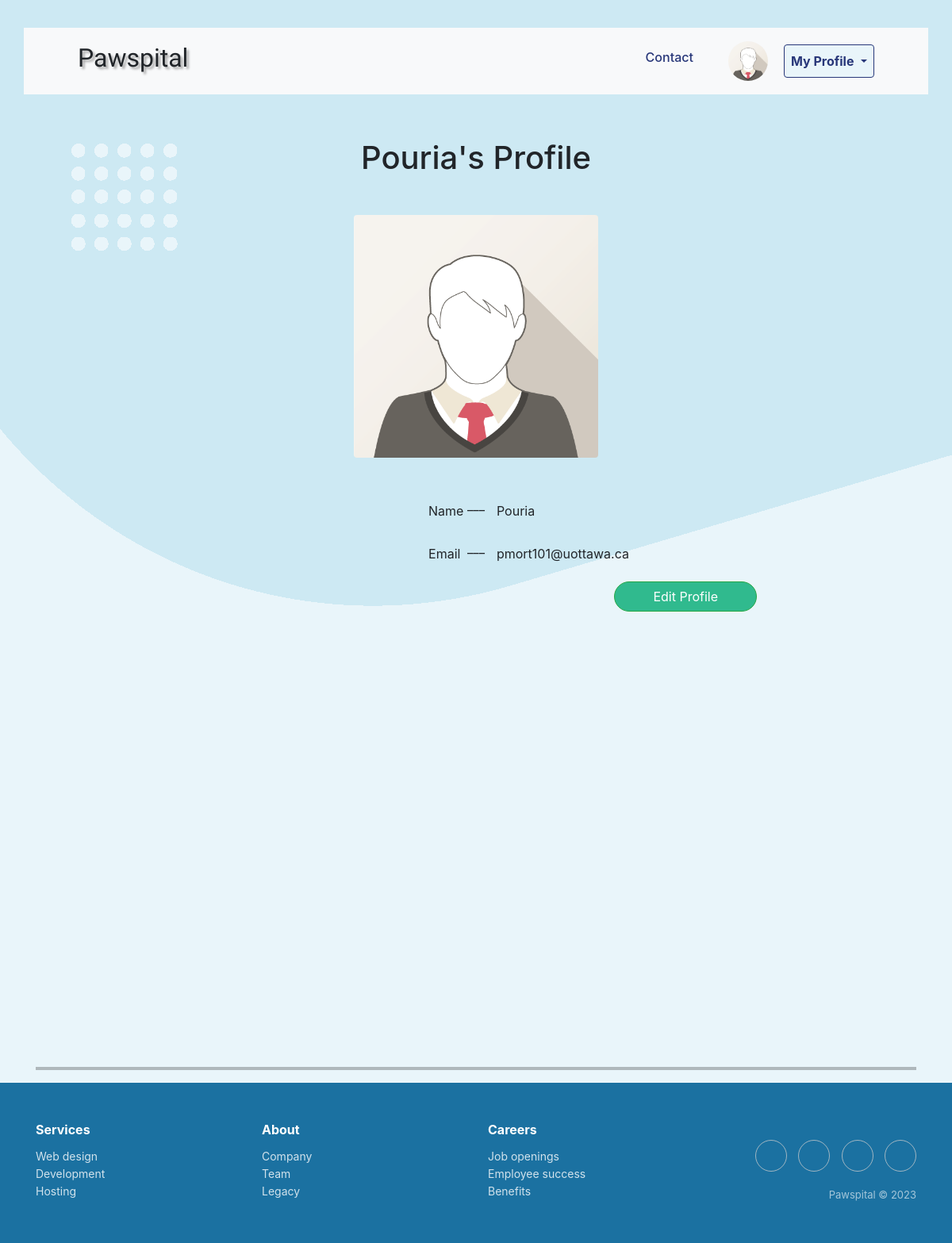
The app's page /user_profile/doctor_my_profile (signed in), older data.
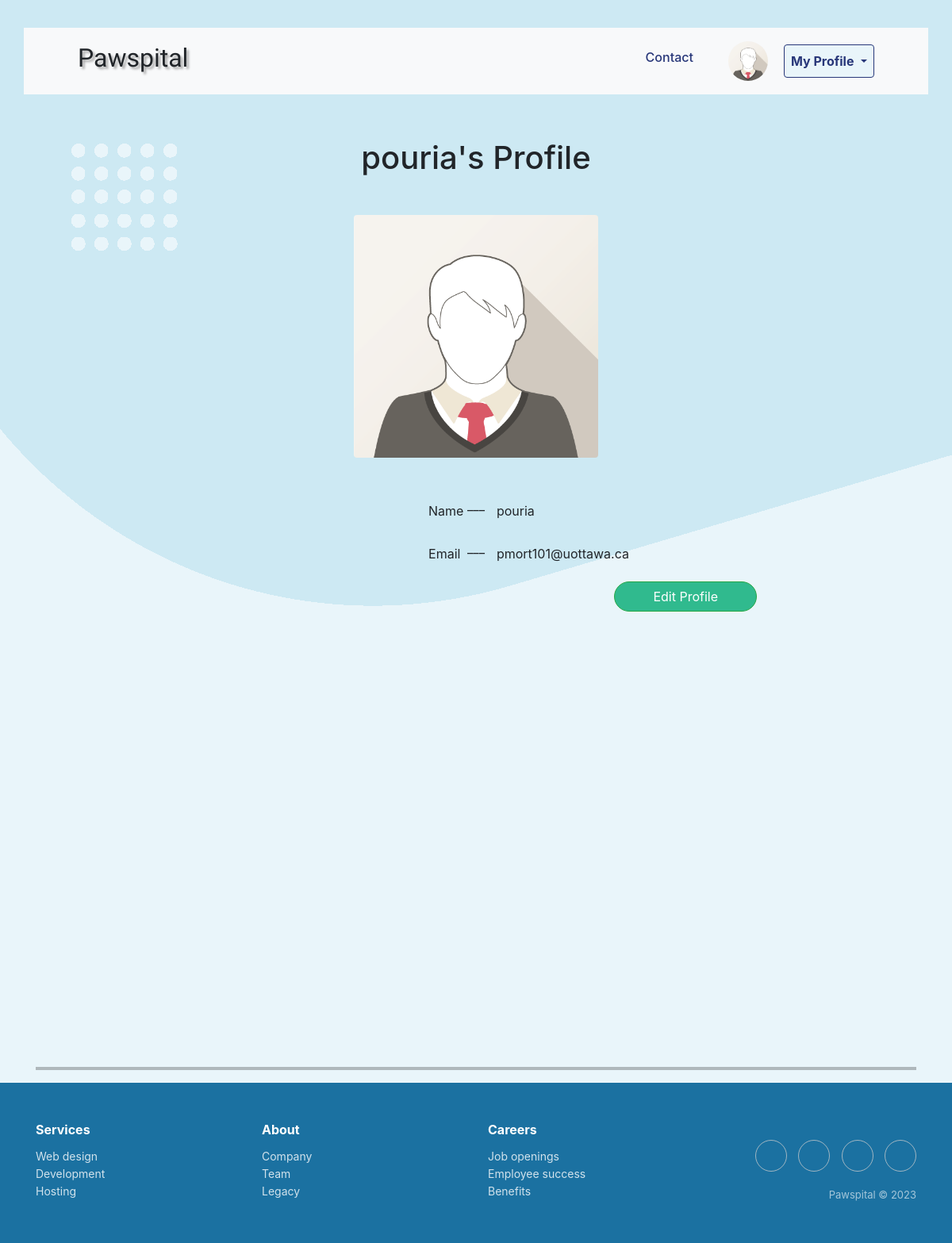
The same page, newer data.
### app/models/auth.py (models this page shows, shortened)
class DoctorUser(UserMixin, db.Model):
    id = db.Column(db.Integer, primary_key=True)
    email = db.Column(db.String(100), unique=True)
    name = db.Column(db.String(100))
    password = db.Column(db.String(100))

### app/user_profile/routes.py (the view, shortened to what this page needs)
@bp.route('/doctor_my_profile', methods=['GET', 'POST', 'PUT'])
@login_required
def doctor_user_profile():
    doctor_User = DoctorUser.query.filter_by(id=current_user.id).first()
    doctor_profile = doctorProfile.query.filter_by(email=doctor_User.email).first()
    return render_template('doctor_side/doctor_user_profile.html', user=doctor_User)

### app/templates/doctor_side/doctor_user_profile.html (shortened to what this page needs)
{% extends 'doctor_side/doctor_base.html' %}
{% block content %}
<div class="text-center my-4">
    <h1 class="mb-4">{{ user.name }}'s Profile</h1>
    <img src="/static/logo.png" width="40%"
         alt="profile photo of user's pet" class="rounded img-fluid my-4">
</div>
<section class="container my-4">
    <div class="mb-3 row justify-content-center">
        <label for="name" class="col-sm-1 col-form-label">Name</label> ___
        <label for="name" class="col-sm-1 col-form-label">{{ user.name }}</label>
    </div>
    <div class="mb-3 row justify-content-center">
        <label for="email" class="col-sm-1 col-form-label">Email</label> ___
        <label for="email" class="col-sm-1 col-form-label">{{ user.email }}</label>
    </div>
    <div class="container">
        <div class="d-flex justify-content-end">
            <button class="btn btn-success px-5 rounded-pill"
                    style="background-color: #30ba8e;" onclick="edit()">Edit Profile
            </button>
        </div>
    </div>
</section>
{% endblock %}

### app/templates/doctor_side/doctor_base.html (shortened to what this page needs)
<!DOCTYPE html>
<html lang="en">
	<head>
		<head>
			<link href="/static/styles.css" rel="stylesheet" />
			<link href="https://cdn.jsdelivr.net/npm/bootstrap@5.3.2/dist/css/bootstrap.min.css" rel="stylesheet">
			<link rel="stylesheet" href="https://maxcdn.bootstrapcdn.com/font-awesome/4.7.0/css/font-awesome.min.css">
			<link rel="stylesheet" href="https://cdnjs.cloudflare.com/ajax/libs/twitter-bootstrap/4.1.3/css/bootstrap.min.css">
			<link rel="stylesheet" href="https://cdnjs.cloudflare.com/ajax/libs/ionicons/2.0.1/css/ionicons.min.css">
		</head>
	</head>
	<body>
		<div style="height:35px"></div>
		<nav class="navbar navbar-expand-lg navbar-light bg-light sticky-top container">
			<div class="container-fluid mx-5 p-1">
				<div><h2 class="font-effect-shadow-multiple" style="font-family:Sofia;text-shadow: 3px 3px 3px #ababab;">Pawspital</h2></div>
				<div class="collapse navbar-collapse justify-content-end mx-4" id="navbarNav">
				{% if current_user.is_authenticated %}
					<ul class="navbar-nav">
						<li class="nav-item">
							<a class="nav-link px-3" href="{{ url_for('main.contact') }}"><h6>Contact</h6></a>
						</li>
					</ul>
				</div>
				<a class="navbar-brand px-1" href="{{ url_for('user_profile.user_profile') }}"><img src="/static/logo.png" alt="Avatar Logo" style="width:50px;" class="rounded-pill"></a>
				<div class="dropdown">
					<button type="button" class="btn btn-primary dropdown-toggle p-2" data-bs-toggle="dropdown">
						<strong>My Profile</strong>
					</button>
				</div>
				{% endif %}
			</div>
		</nav>
		<div class="container-fluid mt-3">
			<div class="row">
				<div class="col-lg-2"></div>
				<div class="col-lg-8 p-3">
					{% block content %} {% endblock %}
				</div>
				<div class="col-lg-2"></div>
			</div>
		</div>
		<div class="container"> <hr style="border: 2px solid black;"> </div>
		<div class="footer-clean">
			<footer>
				<div class="container">
					<div class="row justify-content-center">
						<div class="col-sm-4 col-md-3 item">
							<h3>Services</h3>
							<ul>
								<li><a href="#">Web design</a></li>
								<li><a href="#">Development</a></li>
								<li><a href="#">Hosting</a></li>
							</ul>
						</div>
						<div class="col-sm-4 col-md-3 item">
							<h3>About</h3>
							<ul>
								<li><a href="#">Company</a></li>
								<li><a href="#">Team</a></li>
								<li><a href="#">Legacy</a></li>
							</ul>
						</div>
						<div class="col-sm-4 col-md-3 item">
							<h3>Careers</h3>
							<ul>
								<li><a href="#">Job openings</a></li>
								<li><a href="#">Employee success</a></li>
								<li><a href="#">Benefits</a></li>
							</ul>
						</div>
						<div class="col-lg-3 item social">
							<a href="#"></a>
							<a href="#"></a>
							<a href="#"></a>
							<a href="#"></a>
							<p class="copyright">Pawspital © 2023</p>
						</div>
					</div>
				</div>
			</footer>
		</div>
	</body>
</html>

### app/static/styles.css (style rules this page uses)
* { margin: 0; padding: 0; box-sizing: border-box; }
html, body { min-height: 100%; height: auto; }
body { background: url('hero-bg.png') no-repeat scroll, #e9f5fa !important; background-size: 100% auto; }
.nav-link { color: #283779 !important; }
.btn-primary { background-color: #e9f5fa !important; border-color: #283779 !important; color: #283779 !important; }
.footer-clean { padding: 50px 0; background-color: #1b71a1; color: white; }
.footer-clean h3 { margin-top: 0; margin-bottom: 12px; font-weight: bold; font-size: 16px; }
.footer-clean ul { padding: 0; list-style: none; line-height: 1.6; font-size: 14px; margin-bottom: 0; }
.footer-clean ul a { color: inherit; text-decoration: none; opacity: 0.8; }
.footer-clean .item.social { text-align: right; }
.footer-clean .item.social > a { font-size: 24px; width: 40px; height: 40px; line-height: 40px; display: inline-block; text-align: center; border-radius: 50%; border: 1px solid #ccc; margin-left: 10px; margin-top: 22px; color: inherit; opacity: 0.75; }
.footer-clean .copyright { margin-top: 14px; margin-bottom: 0; font-size: 13px; opacity: 0.6; }

Row changes from the older to the newer data that the page shows:
changed DoctorUser "pmort101@uottawa.ca": name "Pouria" → "pouria"
